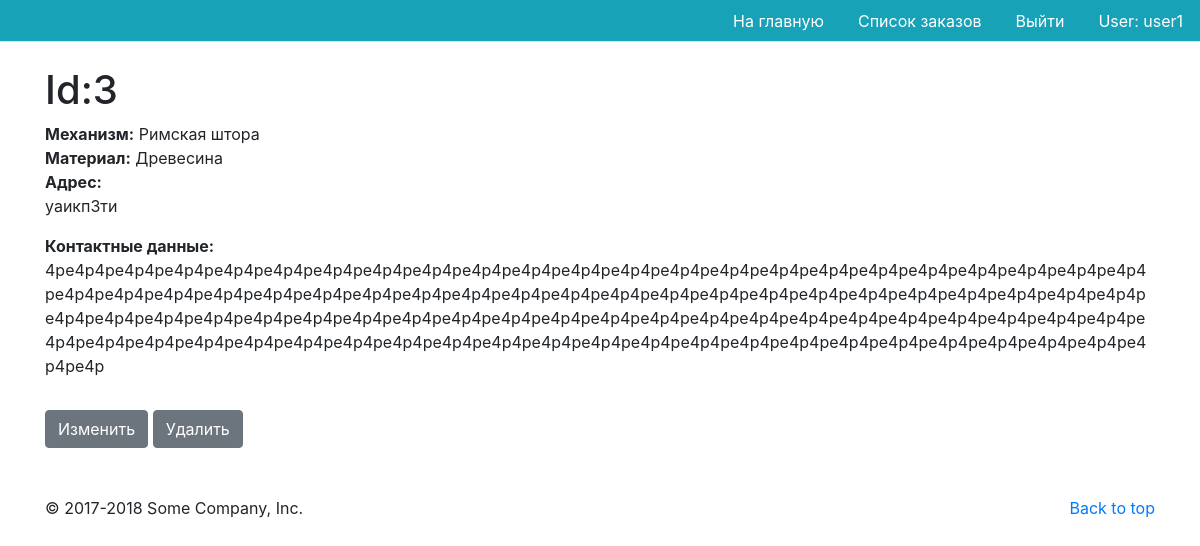
/orders/3 (signed in), run on the app's committed database.
### order/models.py (models this page shows, shortened)
class Order(models.Model):
    author = models.ForeignKey(User, on_delete=models.CASCADE)
    mechanism = models.ForeignKey('Mechanism', on_delete=models.CASCADE)
    material = models.ForeignKey('Material', on_delete=models.CASCADE)
    address = models.TextField(
        help_text='Адрес клиента',
        verbose_name='Адрес'
    )
    contacts = models.TextField(
        help_text='Контактные данные клиента',
        verbose_name='Контакты'
    )

class Mechanism(models.Model):
    name = models.CharField(
        max_length=1000,
        help_text='Название механизма',
        verbose_name='Механизм'
    )
    price = models.DecimalField(
        max_digits=10,
        decimal_places=2,
        default=0.0,
    )
    def __str__(self):
        return self.name

class Material(models.Model):
    name = models.CharField(
        max_length=1000,
        help_text='Название материала',
        verbose_name='Материал'
    )
    price = models.DecimalField(
        max_digits=10,
        decimal_places=2,
        default=0.0,
    )
    def __str__(self):
        return self.name

### order/views.py (the view)
# urls.py: url(r'^orders/(?P<pk>[-\w]+)$', views.OrderDetailView.as_view(), name='order_detail'),
class OrderDetailView(LoginRequiredMixin, generic.DetailView):
    model = Order
    template_name = 'order/order_detail.html'
    def get_object(self, queryset=None):
        obj = super().get_object()
        if not self.request.user.is_superuser:
            if not obj.author == self.request.user:
                raise Http404
        return obj

### order/templates/order/order_detail.html (shortened to what this page needs)
{% extends "base_generic.html" %}
{% load static %}
{% block content %}
<div class="container mt-4">
  <h1>Id:{{ object.id }}</h1>
  <div><b>Механизм:</b> {{ object.mechanism }}</div>
  <div><b>Материал:</b> {{ object.material }}</div>
  <div class="detail-text"><b>Адрес:</b> {{ object.address|linebreaks }}</div>
  <div class="detail-text"><b>Контактные данные:</b> {{ object.contacts|linebreaks }}</div>
  <a class="btn btn-secondary mt-3" href="{% url 'order_update' object.id %}">Изменить</a>
  <a class="btn btn-secondary mt-3" href="{% url 'order_delete' object.id %}">Удалить</a>
</div>
{% endblock %}

### order/templates/base_generic.html (shortened to what this page needs)
<!DOCTYPE html>
<html lang="en">
<head>
  <link rel="stylesheet" href="https://stackpath.bootstrapcdn.com/bootstrap/4.3.1/css/bootstrap.min.css">
  {% load static %}
  <link rel="stylesheet" href="{% static 'css/styles.css' %}">
</head>
<body>
  {% block navbar %}
  <ul class="nav justify-content-end nav-tabs bg-info">
    <li class="nav-item">
      <a class="nav-link text-white" href="{% url 'index' %}">На главную</a>
    </li>
    {% if user.is_authenticated %}
    <li class="nav-item">
      <a class="nav-link text-white" href="{% url 'order_list' %}">Список заказов</a>
    </li>
    <li class="nav-item">
      <a class="nav-link text-white" href="{% url 'logout' %}?next={{request.path}}">Выйти</a>
    </li>
    <li class="nav-item">
      <a class="nav-link text-white disabled">User: {{ user.get_username }}</a>
    </li>
    {% else %}
    <li class="nav-item">
      <a class="nav-link text-white" href="{% url 'login' %}?next={{request.path}}">Войти</a>
    </li>
    {% endif %}
  </ul>
  {% endblock %}
  <div class="container-fluid">
    <div>
      {% block content %}{% endblock %}
    </div>
  </div>
  <footer class="container pb-5 mt-5">
    <p class="float-right"><a href="#">Back to top</a></p>
    <p>© 2017-2018 Some Company, Inc.</p>
  </footer>
</body>
</html>

### order/static/css/styles.css (style rules this page uses)
.detail-text { word-wrap: break-word; }

### data on the page
Order: id "3", mechanism "Римская штора", material "Древесина", address "уаикп3ти", contacts "4ре4р4ре4р4ре4р4ре4р4ре4р4ре4р4ре4р4ре4р4ре4р4ре4р4ре4р4ре4р4ре4р4ре4р4ре4р4ре4р4ре4р4ре4р4ре4р4ре4р4ре4р4ре4р4ре4р4ре4р4ре4р4ре4р4ре4р4ре4р4ре4р4ре4р4ре4р4ре4р4ре4р4ре4р4ре4р4ре4р4ре4р4ре4р4ре4р4ре4р4ре4р4ре4р4ре4р4ре4р4ре4р4ре4р4ре4р4ре4р4ре4р4ре4р4ре4р4ре4р4ре4р4ре4р4ре4р4ре4р4ре4р4ре4р4ре4р4ре4р4ре4р4ре4р4ре4р4ре4р4ре4р4ре4р4ре4р4ре4р4ре4р4ре4р4ре4р4ре4р4ре4р4ре4р4ре4р4ре4р4ре4р4ре4р4ре4р4ре4р4ре4р4ре4р4ре4р4ре4р4ре4р4ре4р4ре4р4ре4р4ре4р4ре4р"

### other printed values
{{ user.get_username }} "user1"
